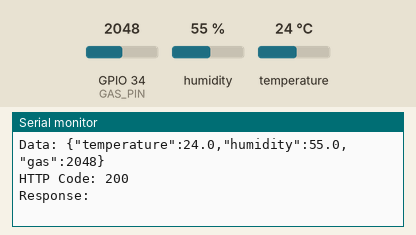
Bench run of a program on a simulated ESP32. On the bench: the last lines printed to the serial monitor. The test bench sets the inputs (shaded band); at power-on: humidity 55 %, GPIO 34 (GAS_PIN) = 2048, temperature 24 °C. WiFi joins after 1.5 s; servers stay silent unless stated; uploads are accepted with an empty reply.

Above: at 2.7 s.
2.8 s: humidity set to 22 %
At 4.89 s:
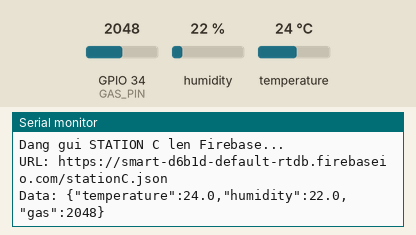
6.9 s: GPIO 34 (GAS_PIN) set to 2866
At 9.5 s:
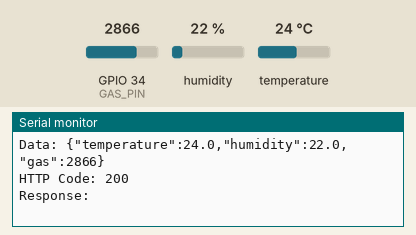
11.0 s: temperature set to 12 °C
At 12.6 s:
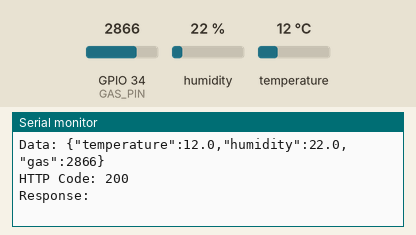
15.1 s: GPIO 34 (GAS_PIN) set to 3603
At 18.6 s:
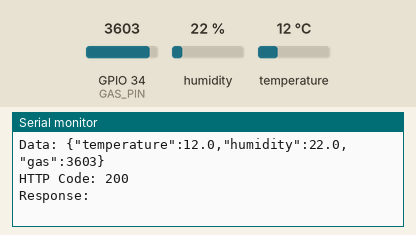
19.2 s: humidity set to 40 %
At 21.7 s:
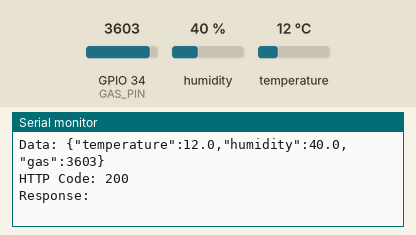
Timing chart, 0 to 23.2 s (numbered marks = the images above; inputs shaded):
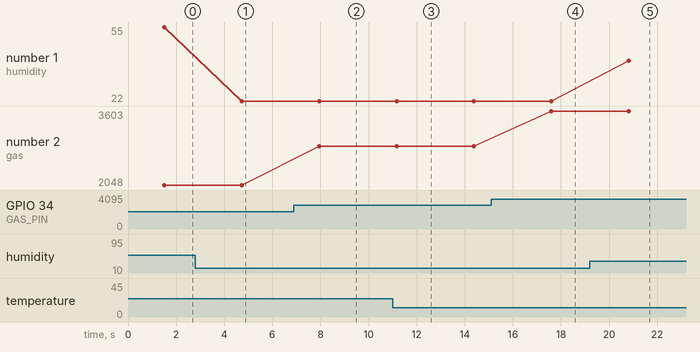

The program:

main.cpp
```cpp
#include <Arduino.h>         // Bắt buộc phải có trong PlatformIO
#include <WiFi.h>
#include <HTTPClient.h>
#include <WiFiClientSecure.h>
#include <DHT.h>// Sử dụng ngoặc nhọn cho thư viện ngoài

// --- KHAI BÁO CHÂN CẢM BIẾN ---
#define DHTPIN 4
#define DHTTYPE DHT22
#define GAS_PIN 34

const char* ssid = "Wokwi-GUEST";
const char* password = "";

String DATABASE_URL = "https://smart-d6b1d-default-rtdb.firebaseio.com";

WiFiClientSecure client;
DHT dht(DHTPIN, DHTTYPE);

void setup() {
  Serial.begin(115200);

  // Khởi động cảm biến
  dht.begin();

  Serial.println();
  Serial.println("--- KHOI DONG STATION C ---");
  Serial.print("Dang ket noi WiFi: ");
  Serial.println(ssid);

  WiFi.begin(ssid, password);

  // Chờ kết nối WiFi
  while(WiFi.status() != WL_CONNECTED){
    delay(500);
    Serial.print(".");
  }

  Serial.println();
  Serial.println("WiFi Connected!");
  Serial.print("IP Address: ");
  Serial.println(WiFi.localIP());

  // Bỏ qua xác thực chứng chỉ SSL
  client.setInsecure();
}

void loop() {
  // 1. Đọc dữ liệu môi trường thực tế
  float humidity = dht.readHumidity();
  float temperature = dht.readTemperature();
  int gas = analogRead(GAS_PIN);

  // Kiểm tra lỗi kết nối với DHT22
  if (isnan(humidity) || isnan(temperature)) {
    Serial.println("Loi: Khong the doc du lieu tu DHT22!");
    delay(2000);
    return;
  }

  // 2. Chuẩn bị gửi lên Firebase
  HTTPClient http;
  String url = DATABASE_URL + "/stationC.json";

  String json = "{";
  json += "\"temperature\":" + String(temperature, 1) + ",";
  json += "\"humidity\":" + String(humidity, 1) + ",";
  json += "\"gas\":" + String(gas);
  json += "}";

  Serial.println("--------------------------------");
  Serial.println("Dang gui STATION C len Firebase...");
  Serial.println("URL: " + url);
  Serial.println("Data: " + json);

  http.begin(client, url);
  http.addHeader("Content-Type", "application/json");

  // 3. Đẩy dữ liệu đi và nhận mã phản hồi
  int httpCode = http.PUT(json);

  if (httpCode > 0) {
    Serial.print("HTTP Code: ");
    Serial.println(httpCode);
    String response = http.getString();
    Serial.println("Response: " + response);
  } else {
    Serial.print("Loi HTTP: ");
    Serial.println(http.errorToString(httpCode));
  }

  http.end();

  // Chờ 3 giây cho vòng lặp tiếp theo
  delay(3000);
}
```

Measured:
- after the input at 2.8 s, the serial monitor: prints a new line after 1.9 s (image 1)
- after the input at 6.9 s, the serial monitor: prints a new line after 1.0 s (image 2)
- after the input at 11.0 s, the serial monitor: prints a new line after 0.16 s (image 3)
- after the input at 15.1 s, the serial monitor: prints a new line after 2.5 s (image 4)
- after the input at 19.2 s, the serial monitor: prints a new line after 1.6 s (image 5)
- plotted number 1: 55 → 22 after the input at 2.8 s, 22 → 40 after the input at 19.2 s
- plotted number 2: 2048 → 2866 after the input at 6.9 s, 2866 → 3603 after the input at 15.1 s
